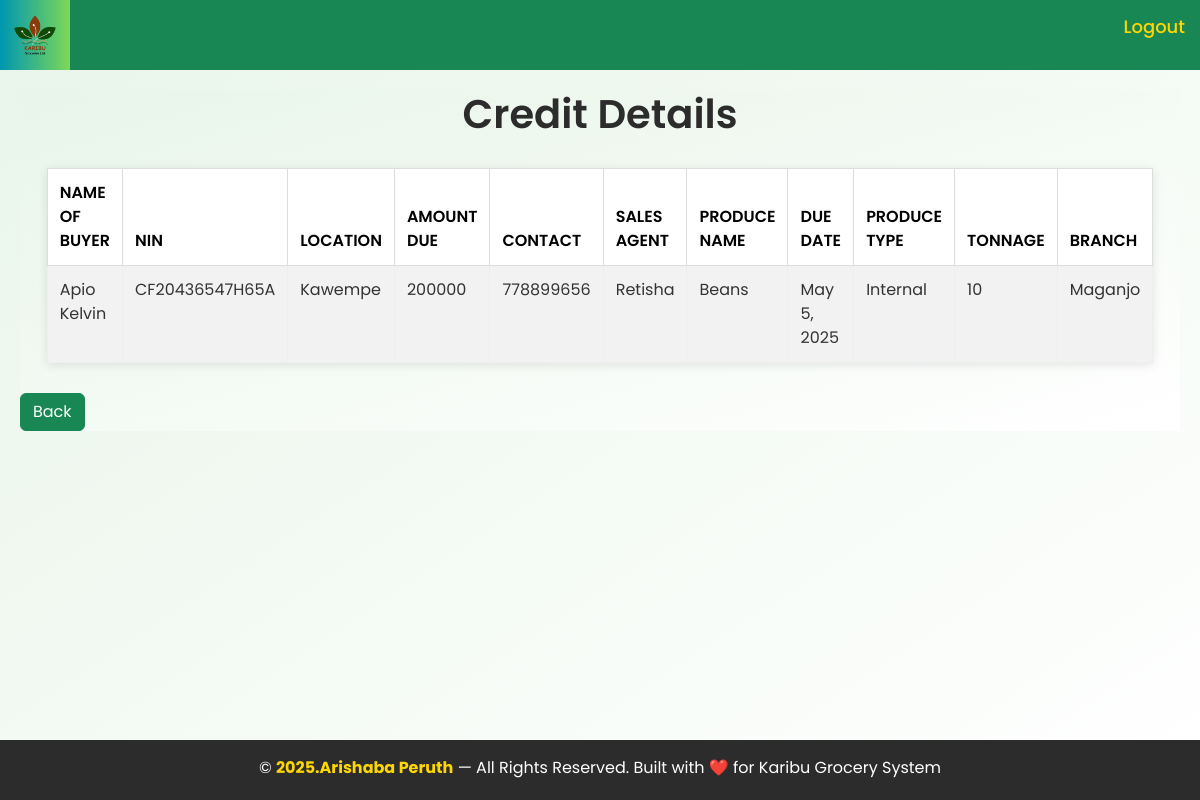
The app's page /viewcredit/13/ (signed in) with its own data.
### homeapp/models.py (models this page shows, shortened)
class Deferred_Payment(models.Model):
    Name_of_buyer = models.CharField(blank=True, null=True)
    Nin = models.CharField(blank=False, unique=True)
    Location = models.CharField(blank=False)
    Amount_due = models.IntegerField(blank=False, default=0)
    Contact = models.IntegerField(blank=False, null=False)  # Making contact required and not nullable
    Sales_agent_name = models.CharField(blank=False)
    Due_date = models.DateField(auto_now_add=True)
    Produce_name = models.CharField(blank=False)
    Produce_type = models.CharField( blank=False)
    Branch = models.ForeignKey(Branch, blank=True, null=True, on_delete=models.CASCADE)
    Tonnage = models.IntegerField(blank=False,default=0)
    Date_of_dispatch = models.DateField(auto_now_add=True)

class Branch(models.Model):
    branch_name = models.CharField(max_length=255, null=True)
    def __str__(self):
        return self.branch_name

### homeapp/views.py (the view)
# urls.py: path('viewcredit/<int:pk>/', views.viewcredit, name='viewcredit'),
@login_required
def viewcredit(request, pk):
    credit = get_object_or_404(Deferred_Payment, pk=pk)
    if request.user.is_manager or request.user.is_manager_2:
        branch_name = 'Maganjo' if request.user.is_manager else 'Matugga'
        if credit.Branch.branch_name != branch_name:
            return HttpResponseForbidden("You do not have permission to view credits from this branch.")
    context = {
        "creditdetails": credit
    }
    return render(request, 'homeapp/viewcredit.html', context)

### homeapp/templates/homeapp/viewcredit.html (shortened to what this page needs)
{% extends 'homeapp/base.html' %}
{% load static %}
{% block content %}
<link rel="stylesheet" href="{% static 'viewcredit.css' %}">
<main style="background: linear-gradient(to bottom right, #e8f5e9, #ffffff); margin: 20px;">
    <h1 class="text-center" style="color: #2C2C2C; font-weight: 600;">Credit Details</h1>
    <table class="table table-bordered table-striped table-hover">
        <thead>
            <tr>
                <th>Name of Buyer</th>
                <th>Nin</th>
                <th>Location</th>
                <th>Amount Due</th>
                <th>Contact</th>
                <th>Sales Agent</th>
                <th>Produce Name</th>
                <th>Due Date</th>
                <th>Produce Type</th>
                <th>Tonnage</th>
                <th>Branch</th>
            </tr>
        </thead>
        <tbody>
            <tr>
                <td>{{ creditdetails.Name_of_buyer }}</td>
                <td>{{ creditdetails.Nin }}</td>
                <td>{{ creditdetails.Location }}</td>
                <td>{{ creditdetails.Amount_due }}</td>
                <td>{{ creditdetails.Contact }}</td>
                <td>{{ creditdetails.Sales_agent_name }}</td>
                <td>{{ creditdetails.Produce_name }}</td>
                <td>{{ creditdetails.Due_date }}</td>
                <td>{{ creditdetails.Produce_type }}</td>
                <td>{{ creditdetails.Tonnage }}</td>
                <td>{{ creditdetails.Branch }}</td>
            </tr>
        </tbody>
    </table>
    <div>
        {% if user.is_manager or user.is_manager_2 %}
        <a href="{% url 'deferredpayment' %}"><button class="btn btn-success">Back</button></a>
        {% endif %}
    </div>
</main>
{% endblock %}

### homeapp/static/base.css (style rules this page uses)
* { margin: 0; padding: 0; box-sizing: border-box; font-family: 'Poppins', sans-serif; }
body { padding-top: 70px; }

### homeapp/static/dashboard1.css (style rules this page uses)
*, *::before, *::after { margin: 0; padding: 0; box-sizing: border-box; }
html { height: 100%; }
body { min-height: 100vh; display: flex; flex-direction: column; background-color: #f5f6fa; }
.table { width: 100%; border-collapse: collapse; }
.table th { background-color: #f8f9fa; padding: 12px; text-align: left; font-weight: 600; color: #555; }
.table td { padding: 12px; border-top: 1px solid #eee; }

### homeapp/static/viewcredit.css (style rules this page uses)
.table { width: 95%; margin: 30px auto; background-color: #ffffff; border-collapse: collapse; box-shadow: 0 2px 10px rgba(0, 0, 0, 0.1); font-family: 'Segoe UI', Tahoma, Geneva, Verdana, sans-serif; }
.table thead { background-color: #2C2C2C; color: gold; text-transform: uppercase; }
.table thead th { padding: 12px; border: 1px solid #ddd; }
.table tbody td { padding: 12px; border: 1px solid #eee; color: #333; }

### records on screen
Deferred_Payment: Name_of_buyer "Apio Kelvin", Nin "CF20436547H65A", Location "Kawempe", Amount_due "200000", Contact "778899656", Sales_agent_name "Retisha", Produce_name "Beans", Due_date "May 5, 2025", Produce_type "Internal", Tonnage "10", Branch "Maganjo"
